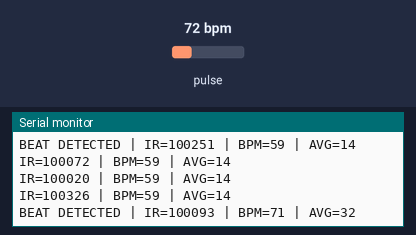
Recording of a sketch running on a simulated ESP32. Shown: the last lines printed to the serial monitor. The test bench sets the inputs (shaded band); at power-on: pulse 72 bpm.

Above: at 2.2 s.
2.3 s: pulse set to 42 bpm
At 2.5 s:
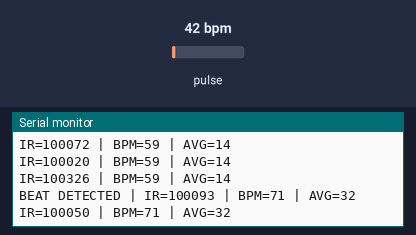
3.8 s: pulse set to 70 bpm
At 4.46 s:
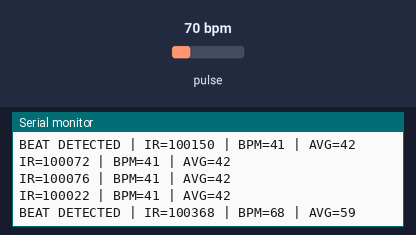
Timing chart, 0 to 6.8 s (numbered marks = the images above; inputs shaded):
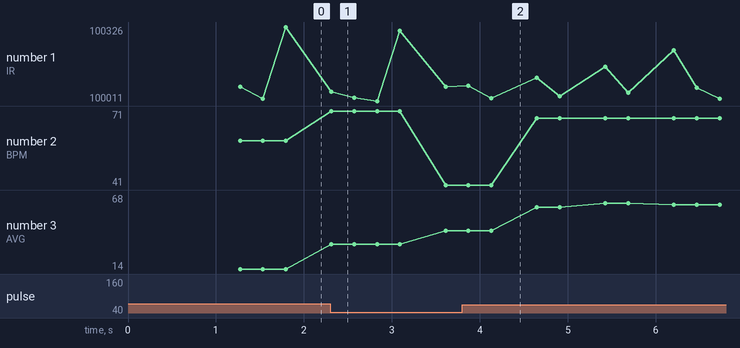

The sketch:

MAX30102_BPM_TEST.ino
```cpp
#include <Wire.h>
#include <MAX30105.h>
#include "heartRate.h"

#define MAX_SDA 32
#define MAX_SCL 33

MAX30105 particleSensor;

const byte RATE_SIZE = 4;
byte rates[RATE_SIZE];
byte rateSpot = 0;

long lastBeat = 0;
int bpm = 0;
int bpmAverage = 0;
unsigned long lastPrint = 0;

void setup() {
  Serial.begin(115200);
  delay(1000);

  Serial.println("MAX30102 BPM TEST");
  Serial.println("Wiring: SDA=32 SCL=33 VCC=3.3V GND=GND");

  Wire.begin(MAX_SDA, MAX_SCL);

  if (!particleSensor.begin(Wire, I2C_SPEED_FAST)) {
    Serial.println("MAX30102 NOT FOUND");
    while (1) {
      delay(1000);
    }
  }

  // ledBrightness, sampleAverage, ledMode, sampleRate, pulseWidth, adcRange
  // Higher sample rate + stronger IR helps when the sensor is on fabric/wrist.
  particleSensor.setup(0x3F, 4, 2, 400, 411, 16384);
  particleSensor.setPulseAmplitudeRed(0x3F);
  particleSensor.setPulseAmplitudeIR(0x3F);
  particleSensor.setPulseAmplitudeGreen(0);

  Serial.println("MAX30102 READY");
  Serial.println("Put fingertip on sensor and keep still.");
}

void loop() {
  long irValue = particleSensor.getIR();

  if (irValue < 30000) {
    bpm = 0;
    bpmAverage = 0;
    rateSpot = 0;

    if (millis() - lastPrint >= 500) {
      Serial.print("IR=");
      Serial.print(irValue);
      Serial.println(" | No finger | BPM=0");
      lastPrint = millis();
    }
    delay(5);
    return;
  }

  if (checkForBeat(irValue)) {
    long delta = millis() - lastBeat;
    lastBeat = millis();

    float currentBPM = 60.0 / (delta / 1000.0);

    if (currentBPM >= 40 && currentBPM <= 180) {
      bpm = (int)currentBPM;

      rates[rateSpot++] = (byte)bpm;
      rateSpot %= RATE_SIZE;

      int total = 0;
      for (byte i = 0; i < RATE_SIZE; i++) {
        total += rates[i];
      }
      bpmAverage = total / RATE_SIZE;

      Serial.print("BEAT DETECTED | ");
    }
  }

  if (millis() - lastPrint >= 250) {
    Serial.print("IR=");
    Serial.print(irValue);
    Serial.print(" | BPM=");
    Serial.print(bpm);
    Serial.print(" | AVG=");
    Serial.println(bpmAverage);
    lastPrint = millis();
  }

  delay(5);
}
```

Measured:
- after the input at 2.3 s, the serial monitor: prints a new line at once (image 1)
- after the input at 3.8 s, the serial monitor: prints a new line after 0.07 s (image 2)
- plotted number 1: 100072 → 100022 after the input at 3.8 s
- plotted number 2: 59 → 41 after the input at 2.3 s, 41 → 68 after the input at 3.8 s
- plotted number 3: 14 → 42 after the input at 2.3 s, 42 → 68 after the input at 3.8 s
